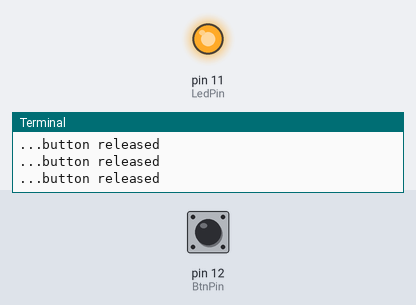
Bench run of a program on a simulated Raspberry Pi (header pin numbers). On the bench: output pins drawn as LEDs (lit = HIGH), the last lines printed to the terminal. The test bench sets the inputs (shaded band); at power-on: pin 12 (BtnPin) HIGH.

Above: at 1.2 s.
1.3 s: pin 12 (BtnPin) pulled LOW for 0.6 s
At 1.9 s:
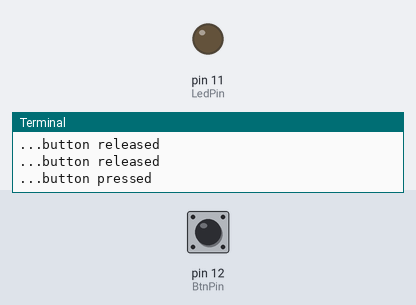
3.5 s: pin 12 (BtnPin) pulled LOW for 3.2 s
At 8.4 s:
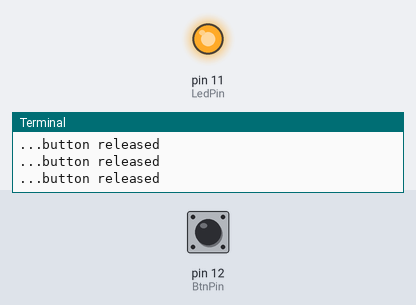
Timing chart, 0 to 9.9 s (numbered marks = the images above; inputs shaded):
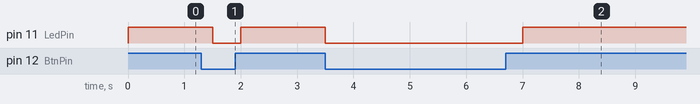

Measured:
- after the input at 1.3 s, pin 11 (LedPin): HIGH → LOW after 0.20 s, → HIGH 0.50 s later
- after the input at 3.5 s, pin 11 (LedPin): HIGH → LOW at once, → HIGH 3.5 s later

The program:

led_button.py
```python
#!/usr/bin/env python
import time as t
import RPi.GPIO as GPIO

LedPin = 11    # pin11 --- led
BtnPin = 12    # pin12 --- button

def setup():
	GPIO.setmode(GPIO.BOARD)       # Numbers GPIOs by physical location
	GPIO.setup(LedPin, GPIO.OUT)   # Set LedPin's mode is output
	GPIO.setup(BtnPin, GPIO.IN, pull_up_down=GPIO.PUD_UP)    # Set BtnPin's mode is input, and pull up to high level(3.3V)
	GPIO.output(LedPin, GPIO.LOW) # Set LedPin high(+3.3V) to off led

def loop():
	while True:
		if GPIO.input(BtnPin) == GPIO.LOW: # Check whether the button is pressed or not.
			print '...button pressed'
			GPIO.output(LedPin, GPIO.LOW)  # Led Off
		else:
			print '...button released'
			GPIO.output(LedPin, GPIO.HIGH) # led On
		t.sleep(0.5)
def destroy():
	GPIO.output(LedPin, GPIO.HIGH)     # Led On
	GPIO.cleanup()                     # Cleanup resource

# main()
if __name__ == '__main__':
	setup()
	try: loop()
	except KeyboardInterrupt:  # When 'Ctrl+C' is pressed, the child program destroy() will be  executed.
		destroy()
```
